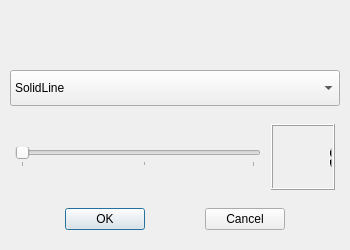
<?xml version="1.0" encoding="UTF-8"?>
<ui version="4.0">
 <class>ThicknessDialog</class>
 <widget class="QDialog" name="ThicknessDialog">
  <property name="geometry">
   <rect>
    <x>0</x>
    <y>0</y>
    <width>350</width>
    <height>250</height>
   </rect>
  </property>
  <property name="sizePolicy">
   <sizepolicy hsizetype="Preferred" vsizetype="Preferred">
    <horstretch>0</horstretch>
    <verstretch>0</verstretch>
   </sizepolicy>
  </property>
  <property name="minimumSize">
   <size>
    <width>350</width>
    <height>250</height>
   </size>
  </property>
  <property name="maximumSize">
   <size>
    <width>350</width>
    <height>250</height>
   </size>
  </property>
  <property name="windowTitle">
   <string>Dialog</string>
  </property>
  <property name="autoFillBackground">
   <bool>true</bool>
  </property>
  <widget class="QWidget" name="verticalLayoutWidget">
   <property name="geometry">
    <rect>
     <x>0</x>
     <y>0</y>
     <width>360</width>
     <height>251</height>
    </rect>
   </property>
   <layout class="QVBoxLayout" name="verticalLayout" stretch="0,0,0,0">
    <property name="spacing">
     <number>6</number>
    </property>
    <property name="sizeConstraint">
     <enum>QLayout::SetMinimumSize</enum>
    </property>
    <property name="leftMargin">
     <number>10</number>
    </property>
    <property name="topMargin">
     <number>10</number>
    </property>
    <property name="rightMargin">
     <number>20</number>
    </property>
    <property name="bottomMargin">
     <number>5</number>
    </property>
    <item>
     <widget class="QWidget" name="rt_thickness" native="true">
      <property name="sizePolicy">
       <sizepolicy hsizetype="Fixed" vsizetype="Fixed">
        <horstretch>0</horstretch>
        <verstretch>0</verstretch>
       </sizepolicy>
      </property>
      <property name="minimumSize">
       <size>
        <width>0</width>
        <height>30</height>
       </size>
      </property>
      <property name="maximumSize">
       <size>
        <width>334</width>
        <height>30</height>
       </size>
      </property>
     </widget>
    </item>
    <item>
     <widget class="QComboBox" name="penStyleComboBox">
      <property name="minimumSize">
       <size>
        <width>330</width>
        <height>36</height>
       </size>
      </property>
      <property name="maximumSize">
       <size>
        <width>330</width>
        <height>36</height>
       </size>
      </property>
      <property name="sizeAdjustPolicy">
       <enum>QComboBox::AdjustToContents</enum>
      </property>
      <property name="iconSize">
       <size>
        <width>180</width>
        <height>30</height>
       </size>
      </property>
      <item>
       <property name="text">
        <string>SolidLine</string>
       </property>
       <property name="icon">
        <iconset resource="res.qrc">
         <normaloff>:/icons/images/SolidLine.png</normaloff>:/icons/images/SolidLine.png</iconset>
       </property>
      </item>
      <item>
       <property name="text">
        <string>DashLine</string>
       </property>
       <property name="icon">
        <iconset resource="res.qrc">
         <normaloff>:/icons/images/DashLine.png</normaloff>:/icons/images/DashLine.png</iconset>
       </property>
      </item>
      <item>
       <property name="text">
        <string>DotLine</string>
       </property>
       <property name="icon">
        <iconset resource="res.qrc">
         <normaloff>:/icons/images/DotLine.png</normaloff>:/icons/images/DotLine.png</iconset>
       </property>
      </item>
      <item>
       <property name="text">
        <string>DashDotLine</string>
       </property>
       <property name="icon">
        <iconset resource="res.qrc">
         <normaloff>:/icons/images/DashDotLine.png</normaloff>:/icons/images/DashDotLine.png</iconset>
       </property>
      </item>
      <item>
       <property name="text">
        <string>DashDotDotLine</string>
       </property>
       <property name="icon">
        <iconset resource="res.qrc">
         <normaloff>:/icons/images/DashDotDotLine.png</normaloff>:/icons/images/DashDotDotLine.png</iconset>
       </property>
      </item>
     </widget>
    </item>
    <item>
     <layout class="QHBoxLayout" name="horizontalLayout">
      <property name="spacing">
       <number>10</number>
      </property>
      <property name="leftMargin">
       <number>5</number>
      </property>
      <property name="rightMargin">
       <number>5</number>
      </property>
      <item>
       <widget class="QSlider" name="thicknessSlider">
        <property name="minimum">
         <number>1</number>
        </property>
        <property name="maximum">
         <number>20</number>
        </property>
        <property name="orientation">
         <enum>Qt::Horizontal</enum>
        </property>
        <property name="tickPosition">
         <enum>QSlider::TicksBelow</enum>
        </property>
       </widget>
      </item>
      <item>
       <widget class="QLCDNumber" name="thicknessNumber">
        <property name="sizePolicy">
         <sizepolicy hsizetype="Preferred" vsizetype="Minimum">
          <horstretch>0</horstretch>
          <verstretch>0</verstretch>
         </sizepolicy>
        </property>
        <property name="maximumSize">
         <size>
          <width>64</width>
          <height>66</height>
         </size>
        </property>
        <property name="layoutDirection">
         <enum>Qt::LeftToRight</enum>
        </property>
        <property name="autoFillBackground">
         <bool>true</bool>
        </property>
        <property name="value" stdset="0">
         <double>1.000000000000000</double>
        </property>
       </widget>
      </item>
     </layout>
    </item>
    <item>
     <layout class="QHBoxLayout" name="horizontalLayout_2">
      <property name="sizeConstraint">
       <enum>QLayout::SetMinimumSize</enum>
      </property>
      <item>
       <spacer name="horizontalSpacer">
        <property name="orientation">
         <enum>Qt::Horizontal</enum>
        </property>
        <property name="sizeHint" stdset="0">
         <size>
          <width>40</width>
          <height>20</height>
         </size>
        </property>
       </spacer>
      </item>
      <item>
       <widget class="QPushButton" name="btnOk">
        <property name="text">
         <string>OK</string>
        </property>
       </widget>
      </item>
      <item>
       <spacer name="horizontalSpacer_2">
        <property name="orientation">
         <enum>Qt::Horizontal</enum>
        </property>
        <property name="sizeHint" stdset="0">
         <size>
          <width>40</width>
          <height>20</height>
         </size>
        </property>
       </spacer>
      </item>
      <item>
       <widget class="QPushButton" name="btnCancel">
        <property name="text">
         <string>Cancel</string>
        </property>
       </widget>
      </item>
      <item>
       <spacer name="horizontalSpacer_3">
        <property name="orientation">
         <enum>Qt::Horizontal</enum>
        </property>
        <property name="sizeHint" stdset="0">
         <size>
          <width>40</width>
          <height>20</height>
         </size>
        </property>
       </spacer>
      </item>
     </layout>
    </item>
   </layout>
  </widget>
 </widget>
 <resources>
  <include location="res.qrc"/>
 </resources>
 <connections>
  <connection>
   <sender>btnOk</sender>
   <signal>clicked()</signal>
   <receiver>ThicknessDialog</receiver>
   <slot>accept()</slot>
   <hints>
    <hint type="sourcelabel">
     <x>102</x>
     <y>207</y>
    </hint>
    <hint type="destinationlabel">
     <x>174</x>
     <y>124</y>
    </hint>
   </hints>
  </connection>
  <connection>
   <sender>btnCancel</sender>
   <signal>clicked()</signal>
   <receiver>ThicknessDialog</receiver>
   <slot>reject()</slot>
   <hints>
    <hint type="sourcelabel">
     <x>247</x>
     <y>207</y>
    </hint>
    <hint type="destinationlabel">
     <x>174</x>
     <y>124</y>
    </hint>
   </hints>
  </connection>
 </connections>
</ui>
